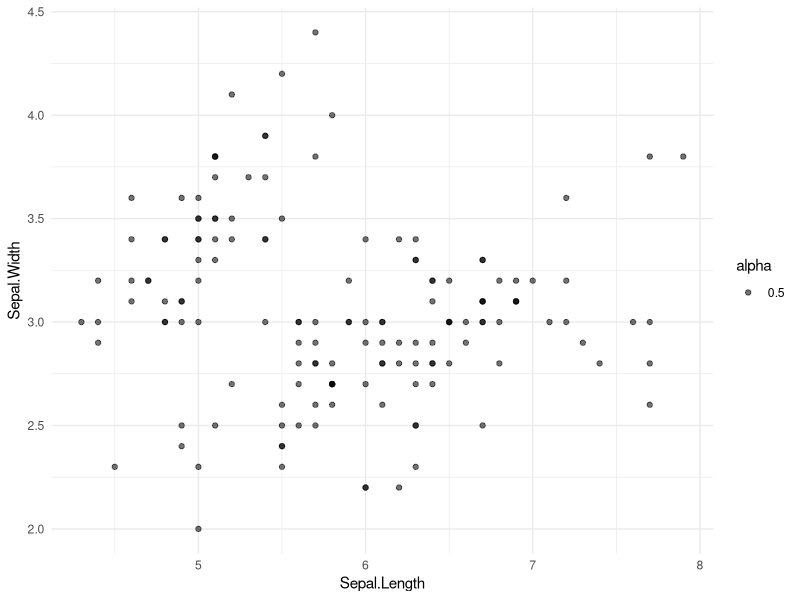
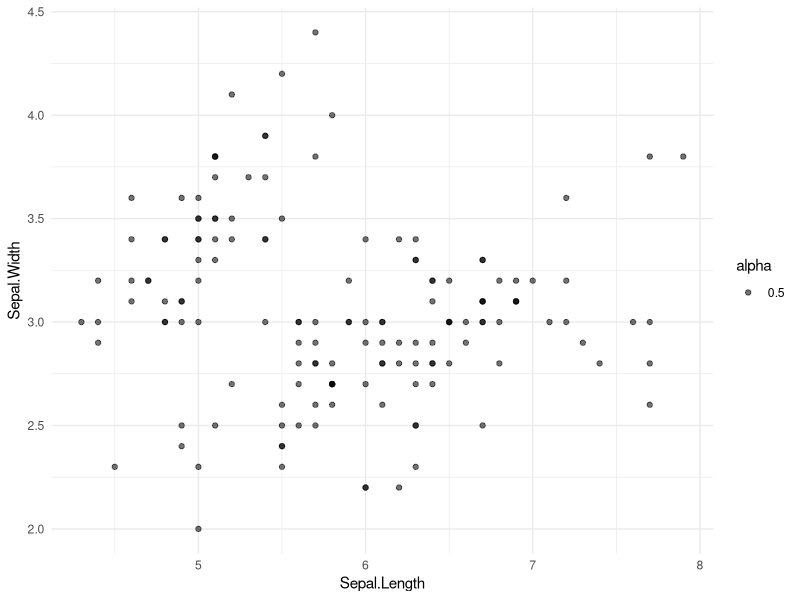
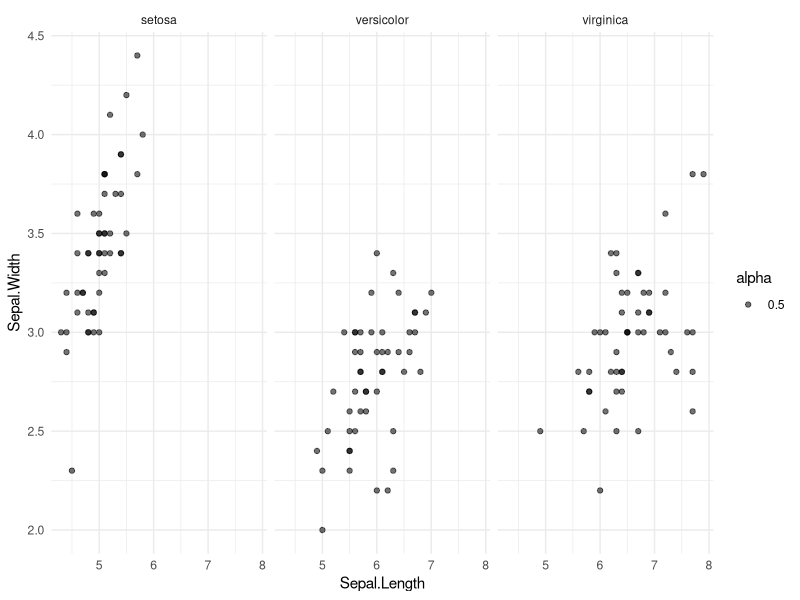
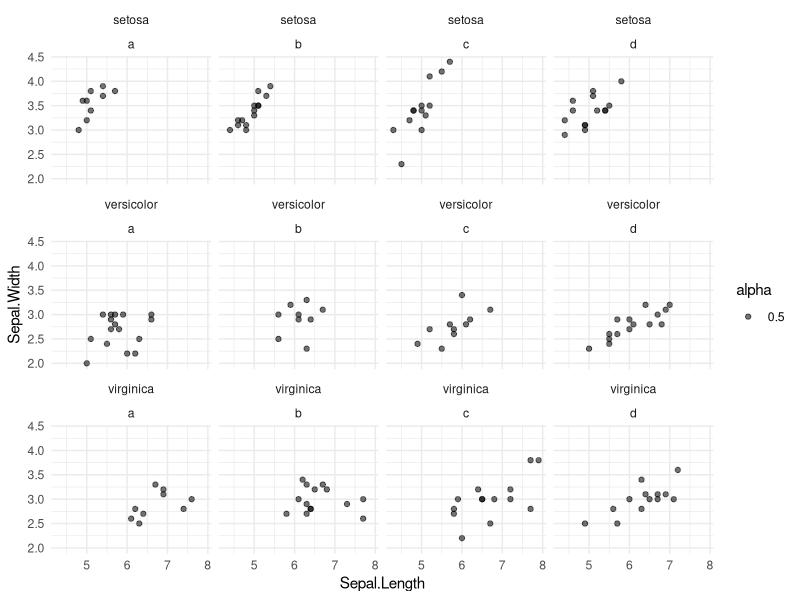
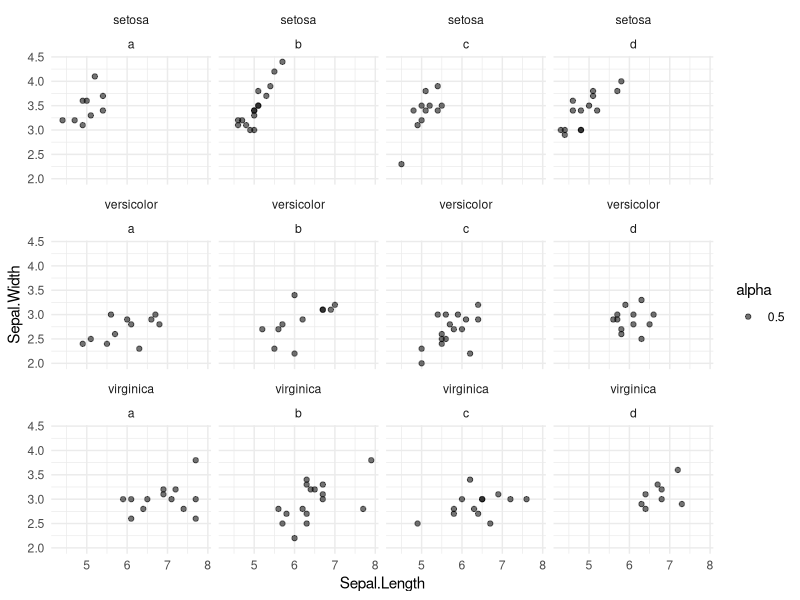

Write the R code that produced these figures, in order.
## ---- chunk 1
knitr::opts_chunk$set(echo       = TRUE,
                      message    = FALSE,
                      warning    = FALSE,
                      out.width  = 800,
                      out.height = 600,
                      fig.align  = "center",
                      dev        = "ragg_png")
## ---- chunk 2
library(tidyverse)
plot_points <- function(data, x, y, alpha){
  ggplot(data = data, aes_string(x = x, y = y, alpha = alpha))+
    geom_point() +
    theme_minimal() 
}

plot_points(data = iris,
            x = "Sepal.Length",
            y = "Sepal.Width",
            alpha = 0.5)
## ---- chunk 3
plot_points_tidyeval <- function(data, x, y, alpha){
  
  x_enq <- enquo(x)
  y_enq <- enquo(y)
  
  ggplot(data = data, aes(x = !!x_enq, y = !!y_enq, alpha = alpha))+
    geom_point() +
    theme_minimal()
}

plot_points_tidyeval(data = iris,
                     x = Sepal.Length,
                     y = Sepal.Width,
                     alpha = 0.5)
## ---- chunk 4
plot_points_tidyeval <- function(data, x, y, alpha, facet){
  
  x_enq <- enquo(x)
  y_enq <- enquo(y)
  facet_enq <- enquo(facet)
  
  ggplot(data, aes(x = !!x_enq, y = !!y_enq, alpha = alpha))+
    geom_point()+
    theme_minimal()+
    facet_grid(cols = vars(!!facet_enq))
  }

iris %>%
  plot_points_tidyeval(
    x = Sepal.Length,
    y = Sepal.Width,
    facet = Species,
    alpha = 0.5
  )
## ---- chunk 5
plot_points_tidyeval <- function(data, x, y, alpha, facet){

  x_enq <- enquo(x)
  y_enq <- enquo(y)

  ggplot(data = data, aes(x = !!x_enq, y = !!y_enq, alpha = alpha))+
    geom_point() +
    theme_minimal() +
    # facet_wrap() doesn't need !!!(bang-bang-bang)
    facet_wrap(facet)
  }

iris %>%
  mutate(pot = sample(c("a", "b", "c", "d"), 150, replace = TRUE)) %>%
  plot_points_tidyeval(
    data = .,
    x = Sepal.Length,
    y = Sepal.Width,
    alpha = 0.5,
    facet = vars(Species, pot)
  )
## ---- chunk 6
plot_points_tidyeval <- function(data, x, y, alpha, ...){
  
  x_enq <- enquo(x)
  y_enq <- enquo(y)
  
  ggplot(data = data, aes(x = !!x_enq, y = !!y_enq, alpha = alpha)) +
    geom_point() +
    theme_minimal() +
    facet_wrap(vars(...))
}

iris %>%
  mutate(pot = sample(c("a", "b", "c", "d"), 150, replace = TRUE)) %>%
  plot_points_tidyeval(
    data = .,
    x = Sepal.Length,
    y = Sepal.Width,
    alpha = 0.5,
    Species, pot
  )
